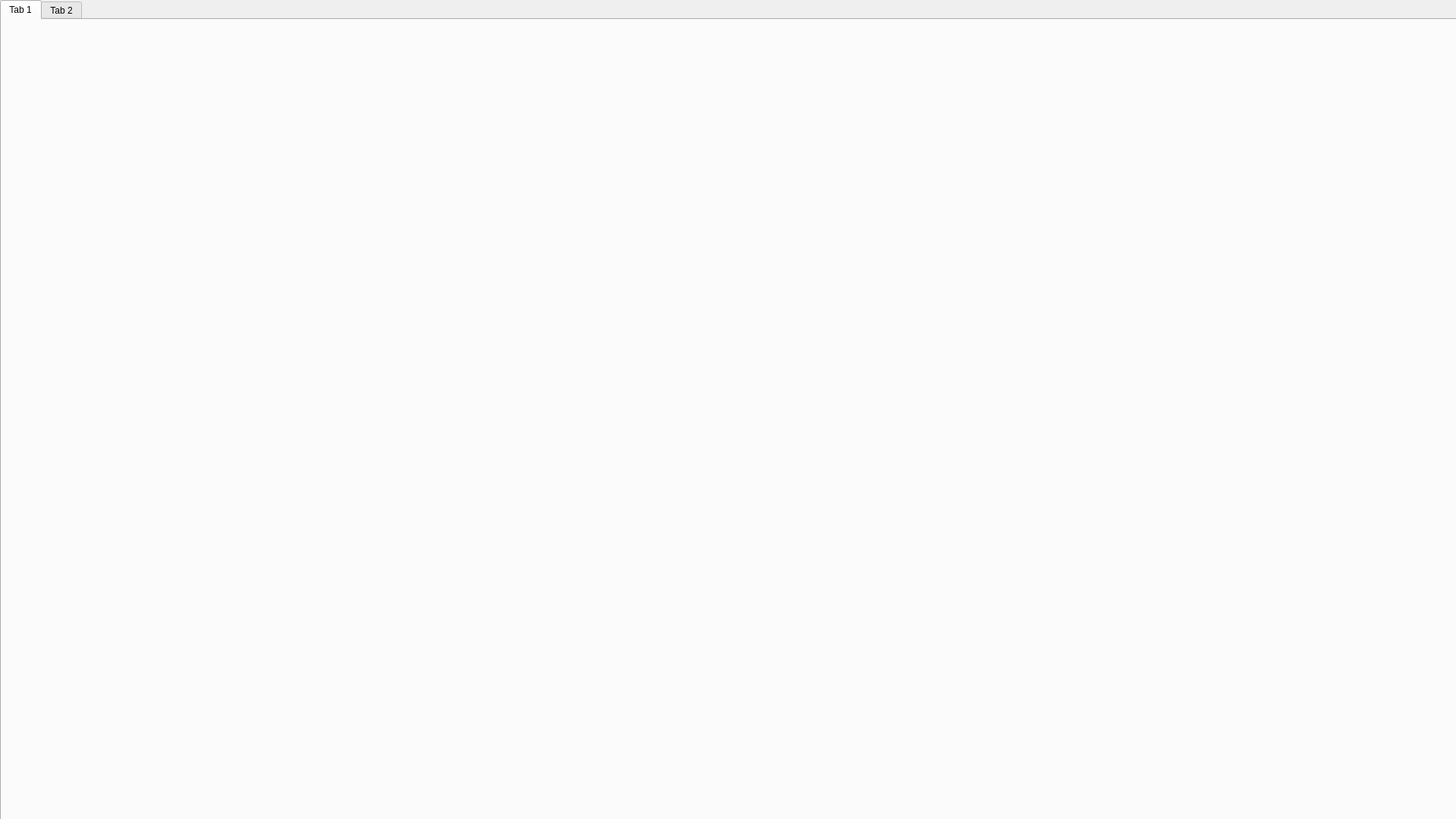
<?xml version="1.0" encoding="UTF-8"?>
<ui version="4.0">
 <class>Form</class>
 <widget class="QWidget" name="Form">
  <property name="geometry">
   <rect>
    <x>0</x>
    <y>0</y>
    <width>1920</width>
    <height>1080</height>
   </rect>
  </property>
  <property name="minimumSize">
   <size>
    <width>1920</width>
    <height>1080</height>
   </size>
  </property>
  <property name="maximumSize">
   <size>
    <width>1920</width>
    <height>1080</height>
   </size>
  </property>
  <property name="windowTitle">
   <string>Form</string>
  </property>
  <property name="styleSheet">
   <string notr="true">#Form { background-image: url(:/main/pic/main_background2.png); }</string>
  </property>
  <widget class="QLabel" name="label">
   <property name="geometry">
    <rect>
     <x>20</x>
     <y>20</y>
     <width>181</width>
     <height>51</height>
    </rect>
   </property>
   <property name="text">
    <string/>
   </property>
   <property name="pixmap">
    <pixmap resource="resources.qrc">:/main/pic/main_logo.png</pixmap>
   </property>
   <property name="scaledContents">
    <bool>true</bool>
   </property>
  </widget>
  <widget class="QTabWidget" name="tabWidget">
   <property name="geometry">
    <rect>
     <x>0</x>
     <y>0</y>
     <width>1922</width>
     <height>1091</height>
    </rect>
   </property>
   <property name="minimumSize">
    <size>
     <width>1922</width>
     <height>0</height>
    </size>
   </property>
   <property name="maximumSize">
    <size>
     <width>1922</width>
     <height>16777215</height>
    </size>
   </property>
   <property name="styleSheet">
    <string notr="true">
border-image: url(:/treat/pic/sub_backgro.png);</string>
   </property>
   <property name="currentIndex">
    <number>0</number>
   </property>
   <widget class="QWidget" name="tab">
    <attribute name="title">
     <string>Tab 1</string>
    </attribute>
   </widget>
   <widget class="QWidget" name="tab_2">
    <attribute name="title">
     <string>Tab 2</string>
    </attribute>
   </widget>
  </widget>
 </widget>
 <resources>
  <include location="resources.qrc"/>
 </resources>
 <connections/>
</ui>
